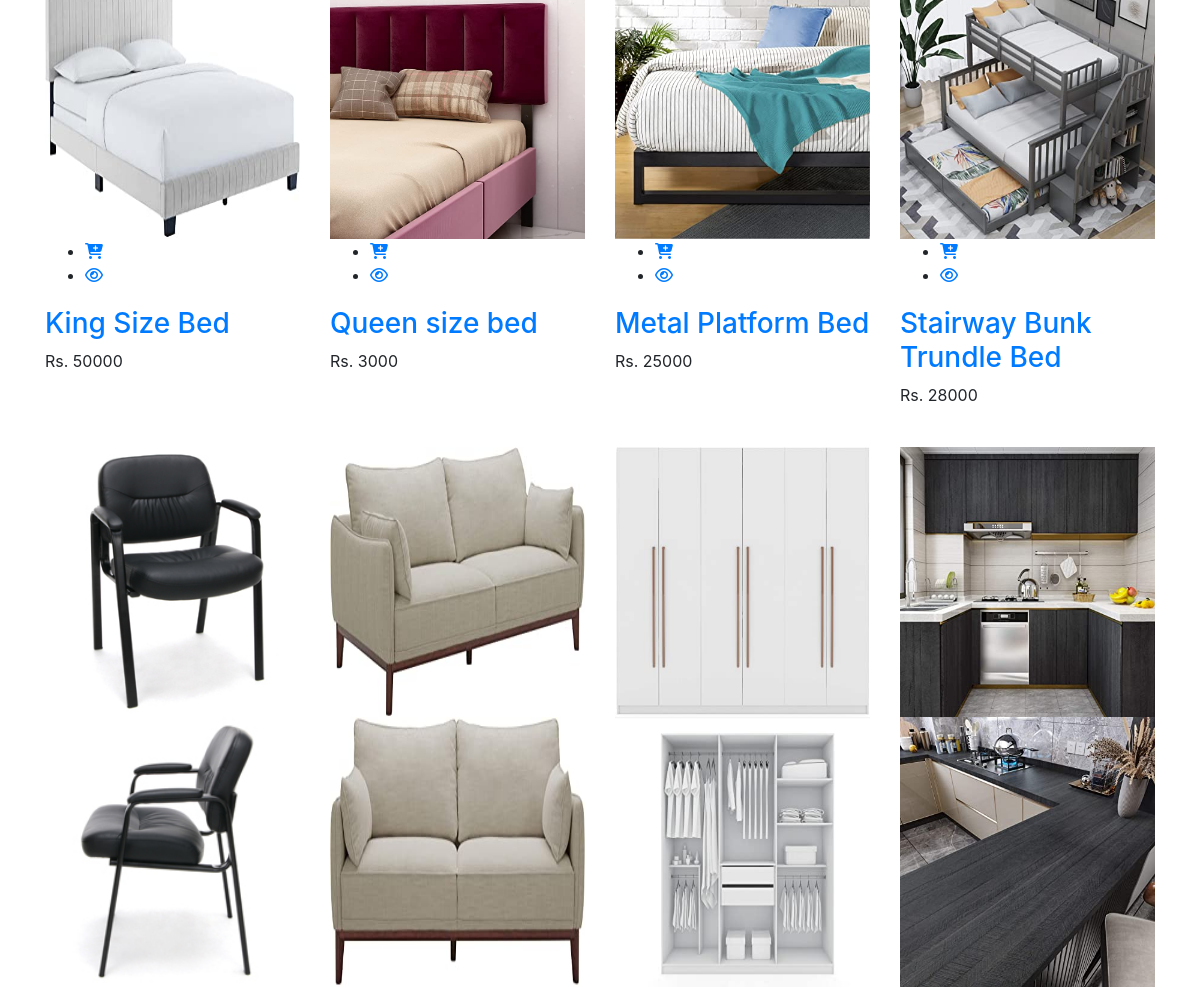
The page /search.php (middle part) on the database as committed earlier.
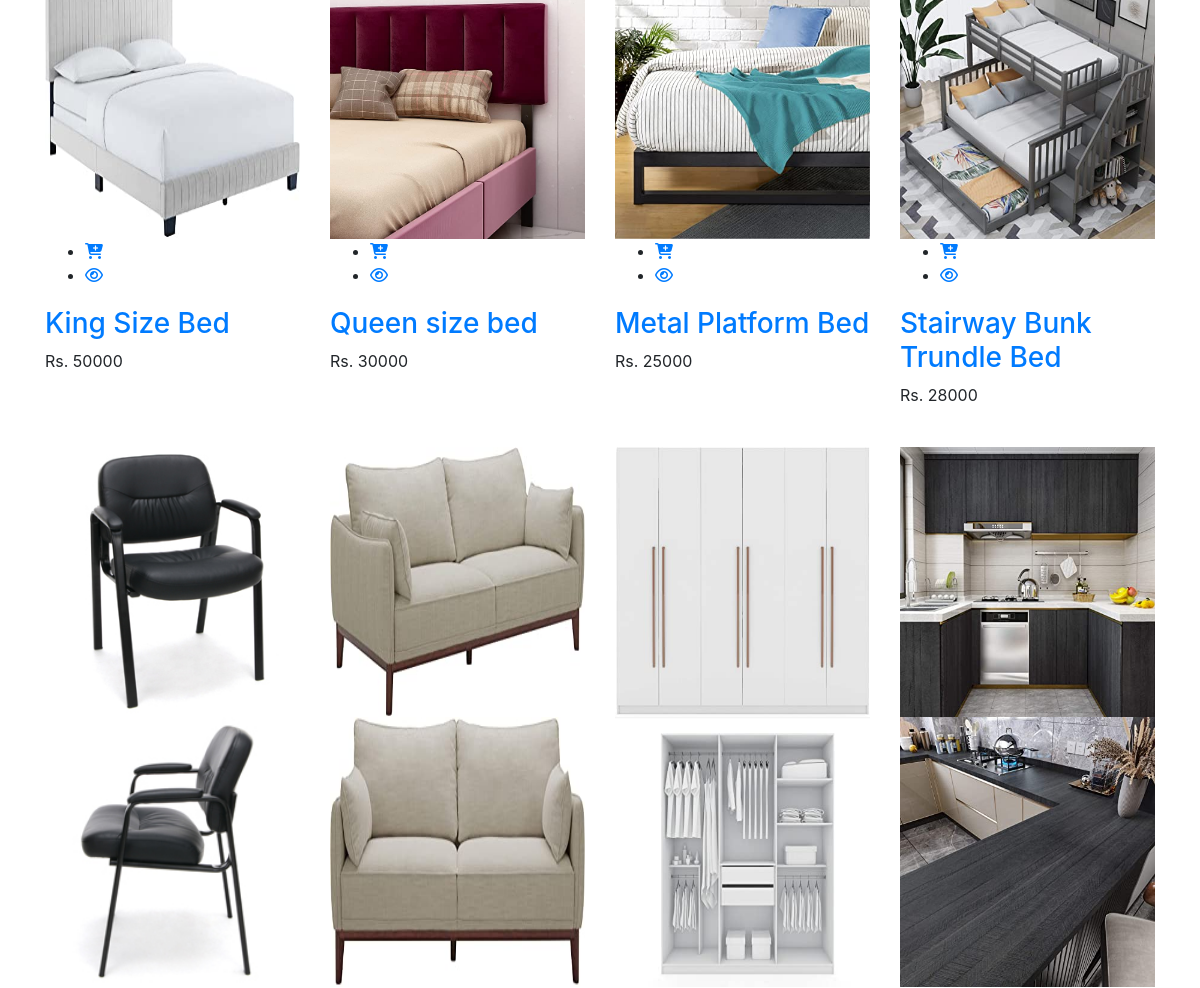
The same page on the database as committed later.
### tables this page shows
CREATE TABLE `products` (
  `id` int(11) NOT NULL,
  `name` varchar(30) NOT NULL,
  `price` int(11) NOT NULL,
  `image1` varchar(255) NOT NULL,
  `image2` varchar(255) NOT NULL,
  `description` mediumtext NOT NULL,
  `category_id` int(11) NOT NULL,
  `created_at` timestamp NOT NULL DEFAULT current_timestamp(),
  `updated_at` timestamp NOT NULL DEFAULT current_timestamp(),
  `status` int(11) NOT NULL
);

### functions.php (called while the page is built)
<?php
function search($connect){
    $str=mysqli_real_escape_string($connect,$_POST['s']);
    $sql="SELECT * FROM products WHERE name LIKE '%$str%'";
    $res=mysqli_query($connect,$sql);
    $datas = array();
        while($row=mysqli_fetch_assoc($res)){
               $datas[]=$row;
            }
            return $datas;
}
?>

### search.php (the view, shortened to what the changed rows need)
<?php
include('header.php');
include('functions.php');
?>
<div class="shop-section section pt-60 pt-lg-40 pt-md-30 pt-sm-20 pt-xs-30  pb-70 pb-lg-50 pb-md-40 pb-sm-60 pb-xs-50">
    <div class="container">
        <div class="row">
            <div class="col-12">
                <div class="shop-area">
                    <div class="row">
                        <div class="col-lg-12">
                            <div class="row">
                                <div class="col-12">
                                    <div class="shop-product">
                                        <div id="myTabContent-2" class="tab-content">
                                            <div id="grid" class="tab-pane fade active show">
                                                <div class="product-grid-view">
                                                    <div class="row">
                                                        <?php
                                                        include("connect.php");
                                                        $search = search($connect);
                                                        if (sizeof($search) == 0) {
                                                            echo '<img src="gallery/productError.png"class="rounded mx-auto d-block">';
                                                        } else {
                                                            foreach ($search as $row) {
                                                        ?>
                                                                <div class="col-lg-3 col-md-6 col-sm-6">
                                                                    <div class="single-grid-product mb-40">
                                                                        <div class="product-image">
                                                                            <a href="single-product.php?id=<?php echo $row['id']; ?>">
                                                                                <img style="height: 270px!important;width: 290px!important; " src="<?php $path = $row['image2'];
                                                                                                                                                    $display = substr($path, 3);
                                                                                                                                                    echo $display; ?>" class="img-fluid" alt="">
                                                                            </a>
                                                                            <div class="product-action">
                                                                                <ul>
                                                                                    <li><a href="carthandler.php?cart_id=<?php echo $row['id'] ?> &cart_name=<?php echo $row['name'] ?>&cart_price=<?php echo $row['price'] ?>"><i class="fa fa-cart-plus"></i></a></li>
                                                                                    <li><a href="single-product.php?id=<?php echo $row['id']; ?>"><i class="fa fa-eye"></i></a></li>
                                                                                </ul>
                                                                            </div>
                                                                        </div>
                                                                        <div class="product-content">
                                                                            <h3 class="title"> <a href="single-product.php"><?php echo $row['name'] ?></a></h3>
                                                                            <p class="product-price"><span class="discounted-price">Rs. <?php echo $row['price'] ?></span> </p>
                                                                        </div>
                                                                    </div>
                                                                </div>
                                                        <?php }
                                                        } ?>
                                                    </div>
                                                </div>
                                            </div>
                                        </div>
                                    </div>
                                </div>
                            </div>
                        </div>
                    </div>
                </div>
            </div>
        </div>
    </div>
</div>
</div>
</body>
</html>

Rows that differ between the two databases and show on the page:
changed products "Queen size bed": price "3000" → "30000"
